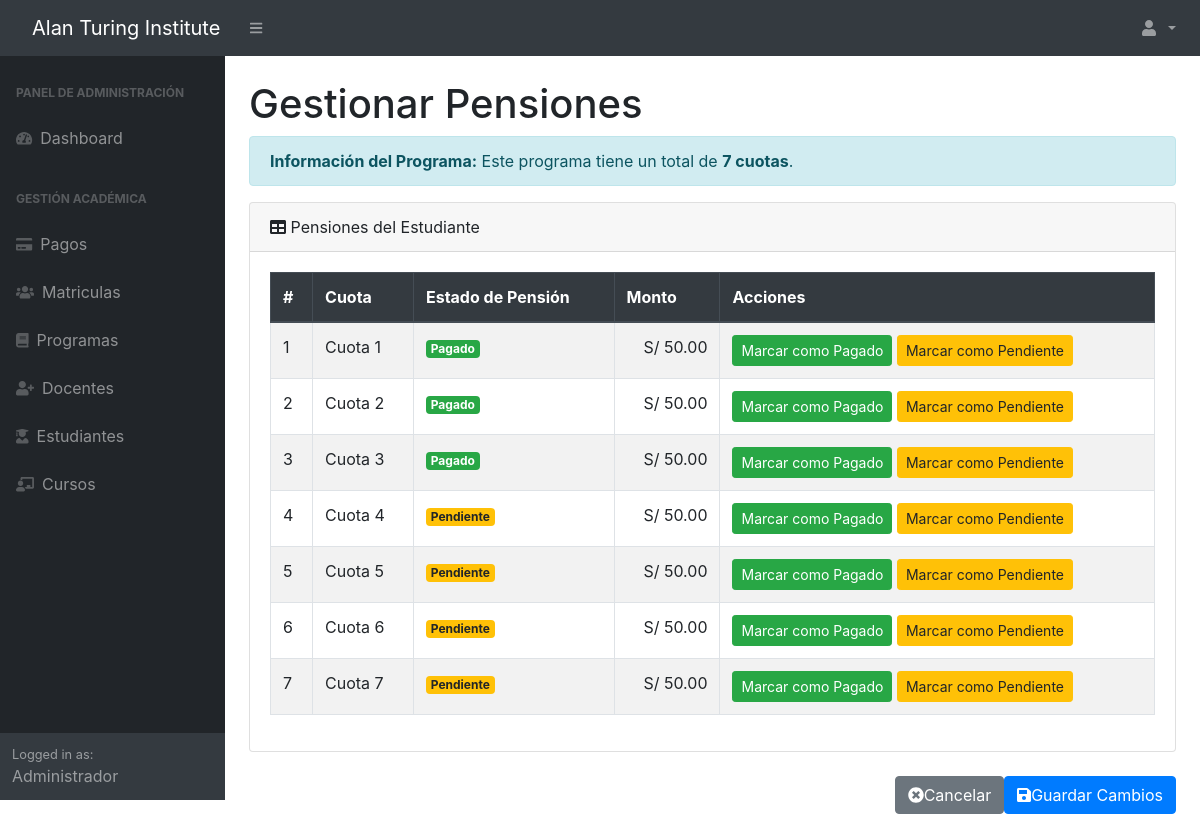
Page /Views/GestionarPension.php?id_estudiante=39&id_programa=24 (signed in) on the committed database.
### tables this page shows
CREATE TABLE `programas` (
  `id_programa` int(11) NOT NULL,
  `nombre_programa` varchar(100) NOT NULL,
  `descripcion` text DEFAULT NULL,
  `costo` float DEFAULT NULL,
  `pension` float NOT NULL,
  `fecha_inicio` date NOT NULL,
  `fecha_fin` date NOT NULL,
  `duracion` int(11) NOT NULL,
  `pensiones` int(11) DEFAULT NULL
);

CREATE TABLE `pension` (
  `id_pension` int(11) NOT NULL,
  `id_estudiante` int(11) NOT NULL,
  `id_programa` int(11) NOT NULL,
  `numero_cuota` int(11) NOT NULL,
  `fecha_pago` date NOT NULL,
  `monto_pension` decimal(10,2) DEFAULT 0.00,
  `estado_pension` enum('Pagado','Pendiente') DEFAULT 'Pendiente',
  `beca` decimal(5,2) DEFAULT 0.00
);

### Controllers/GestionarPensionController.php (called while the page is built, shortened)
<?php
require_once('../Models/GestionarPensionModel.php');
class GestionarPensionController {
    private $pensionModel;
    public function __construct($pdo) {
        $this->pensionModel = new GestionarPensionModel($pdo);
    }
    public function obtenerPensionesPorPrograma($id_programa) {
        return $this->pensionModel->obtenerPensionesPorPrograma($id_programa);
    }
    public function obtenerCantidadCuotas($id_programa) {
        return $this->pensionModel->obtenerCantidadCuotas($id_programa);
    }
}
?>

### Models/GestionarPensionModel.php (called while the page is built, shortened)
<?php
class GestionarPensionModel {
    private $pdo;
    public function __construct($pdo) {
        $this->pdo = $pdo;
    }
    public function obtenerCantidadCuotas($id_programa) {
        $stmt = $this->pdo->prepare("SELECT pensiones FROM programas WHERE id_programa = :id_programa");
        $stmt->execute(['id_programa' => $id_programa]);
        $result = $stmt->fetch(PDO::FETCH_ASSOC);
        return $result ? $result['pensiones'] : 0;
    }
    public function obtenerPensionesPorPrograma($id_programa) {
        $stmt = $this->pdo->prepare("SELECT * FROM pension WHERE id_programa = :id_programa");
        $stmt->execute(['id_programa' => $id_programa]);
        return $stmt->fetchAll(PDO::FETCH_ASSOC);
    }
}
?>

### Views/GestionarPension.php (the view, shortened to what this page needs)
<?php
require_once('../Config/conexion.php');
require_once('../Controllers/GestionarPensionController.php');
$controller = new GestionarPensionController($pdo);
$id_estudiante = $_GET['id_estudiante'] ?? null;
$id_programa = $_GET['id_programa'] ?? null;
$cantidad_cuotas = $controller->obtenerCantidadCuotas($id_programa);
$pensiones = $controller->obtenerPensionesPorPrograma($id_programa);
$stmt = $pdo->prepare("SELECT costo FROM programas WHERE id_programa = :id_programa");
$stmt->execute(['id_programa' => $id_programa]);
$programa = $stmt->fetch(PDO::FETCH_ASSOC);
$monto_pension = isset($programa['costo']) ? $programa['costo'] : 0;
?>
<!DOCTYPE html>
<html lang="es">
<head>
    <link href="../assets/css/styles.css" rel="stylesheet" />
    <link href="../assets/css/bootstrap.min.css" rel="stylesheet" />
</head>
<body class="sb-nav-fixed">
    <?php include('header.php'); ?>
    <div id="layoutSidenav">
        <?php include('sidebar.php'); ?>
        <div id="layoutSidenav_content">
            <main class="container-fluid px-4">
                <h1 class="mt-4">Gestionar Pensiones</h1>
                <div class="alert alert-info">
                    <strong>Información del Programa:</strong> Este programa tiene un total de <strong><?= $cantidad_cuotas ?> cuotas</strong>.
                </div>
                <div class="card mb-4">
                    <div class="card-header">
                        <i class="fas fa-table me-1"></i> Pensiones del Estudiante
                    </div>
                    <div class="card-body">
                        <div class="table-responsive">
                            <table id="tablaPensiones" class="table table-bordered table-striped">
                                <thead class="thead-dark">
                                    <tr>
                                        <th>#</th>
                                        <th>Cuota</th>
                                        <th>Estado de Pensión</th>
                                        <th>Monto</th>
                                        <th>Acciones</th>
                                    </tr>
                                </thead>
                                <tbody>
                                    <?php
                                    for ($i = 1; $i <= $cantidad_cuotas; $i++):
                                        $pension = null;
                                        foreach ($pensiones as $p) {
                                            if ($p['numero_cuota'] == $i) {
                                                $pension = $p;
                                                break;
                                            }
                                        }
                                        $estado_pension = isset($pension) ? $pension['estado_pension'] : 'Pendiente';
                                        $monto_cuota = isset($pension) ? $pension['monto_pension'] : ($monto_pension / $cantidad_cuotas);
                                    ?>
                                    <tr>
                                        <td><?= $i ?></td>
                                        <td>Cuota <?= $i ?></td>
                                        <td>
                                            <span class="badge badge-<?= $estado_pension === 'Pagado' ? 'success' : 'warning' ?>">
                                                <?= $estado_pension ?>
                                            </span>
                                        </td>
                                        <td class="text-right">
                                            S/ <?= number_format($monto_cuota, 2) ?>
                                        </td>
                                        <td>
                                            <a href="GestionarPension.php?id_estudiante=<?= $id_estudiante ?>&id_programa=<?= $id_programa ?>&numero_cuota=<?= $i ?>&estado_pension=Pagado"
                                               class="btn btn-sm btn-success">
                                               Marcar como Pagado
                                            </a>
                                            <a href="GestionarPension.php?id_estudiante=<?= $id_estudiante ?>&id_programa=<?= $id_programa ?>&numero_cuota=<?= $i ?>&estado_pension=Pendiente"
                                               class="btn btn-sm btn-warning">
                                               Marcar como Pendiente
                                            </a>
                                        </td>
                                    </tr>
                                    <?php endfor; ?>
                                </tbody>
                            </table>
                        </div>
                    </div>
                </div>
                <form method="POST">
                    <div class="d-grid gap-2 d-md-flex justify-content-md-end">
                        <a href="GestionarPagos.php" class="btn btn-secondary">
                            <i class="fas fa-times-circle me-2"></i>Cancelar
                        </a>
                        <button type="submit" name="guardar_cambios" class="btn btn-primary">
                            <i class="fas fa-save me-2"></i>Guardar Cambios
                        </button>
                    </div>
                </form>
            </main>
        </div>
    </div>
</body>
</html>

### rows in the picture
programas: pensiones "7"
pension: estado_pension "Pagado", monto_pension "50.00"
pension: estado_pension "Pagado", monto_pension "50.00"
pension: estado_pension "Pagado", monto_pension "50.00"
pension: estado_pension "Pendiente", monto_pension "50.00"
pension: estado_pension "Pendiente", monto_pension "50.00"
pension: estado_pension "Pendiente", monto_pension "50.00"
pension: estado_pension "Pendiente", monto_pension "50.00"
